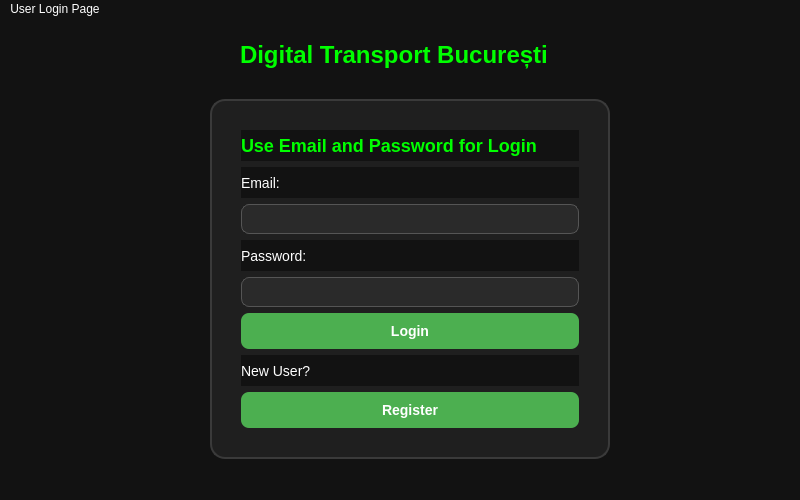
<?xml version="1.0" encoding="UTF-8"?>
<ui version="4.0">
 <class>LoginPage</class>
 <widget class="QMainWindow" name="LoginPage">
  <property name="geometry">
   <rect>
    <x>0</x>
    <y>0</y>
    <width>800</width>
    <height>500</height>
   </rect>
  </property>
  <property name="font">
   <font>
    <family>Arial</family>
    <pointsize>12</pointsize>
    <bold>true</bold>
   </font>
  </property>
  <property name="windowTitle">
   <string>Digital Transport București</string>
  </property>
  <property name="styleSheet">
   <string notr="true">background-color: #121212; color: white;</string>
  </property>
  <widget class="QWidget" name="centralwidget">
   <widget class="QFrame" name="loginframe">
    <property name="geometry">
     <rect>
      <x>210</x>
      <y>80</y>
      <width>400</width>
      <height>360</height>
     </rect>
    </property>
    <property name="styleSheet">
     <string notr="true">
QFrame#loginframe {
    background-color: #1F1F1F;
    border: 2px solid #3A3A3A;
    border-radius: 15px;
    padding: 20px;
}
</string>
    </property>
    <layout class="QVBoxLayout" name="verticalLayout">
     <item>
      <widget class="QLabel" name="label_3">
       <property name="styleSheet">
        <string notr="true">color: #00FF00; font-size: 18px; font-weight: bold; text-align: center; text-shadow: 2px 2px 8px #00FF00;</string>
       </property>
       <property name="text">
        <string>Use Email and Password for Login</string>
       </property>
      </widget>
     </item>
     <item>
      <widget class="QLabel" name="label">
       <property name="styleSheet">
        <string notr="true">color: white; font-size: 14px;</string>
       </property>
       <property name="text">
        <string>Email:</string>
       </property>
      </widget>
     </item>
     <item>
      <widget class="QLineEdit" name="emailInput">
       <property name="styleSheet">
        <string notr="true">background-color: #2A2A2A; border: 1px solid #555; border-radius: 8px; padding: 6px; color: white;</string>
       </property>
      </widget>
     </item>
     <item>
      <widget class="QLabel" name="label_2">
       <property name="styleSheet">
        <string notr="true">color: white; font-size: 14px;</string>
       </property>
       <property name="text">
        <string>Password:</string>
       </property>
      </widget>
     </item>
     <item>
      <widget class="QLineEdit" name="passwordInput">
       <property name="styleSheet">
        <string notr="true">background-color: #2A2A2A; border: 1px solid #555; border-radius: 8px; padding: 6px; color: white;</string>
       </property>
       <property name="echoMode">
        <enum>QLineEdit::EchoMode::Password</enum>
       </property>
      </widget>
     </item>
     <item>
      <widget class="QPushButton" name="loginButton">
       <property name="styleSheet">
        <string notr="true">
QPushButton {
    background-color: #4CAF50;
    color: white;
    border: none;
    border-radius: 8px;
    padding: 10px;
    font-size: 14px;
    font-weight: bold;
    box-shadow: 0px 4px 12px rgba(76, 175, 80, 0.3);
}
QPushButton:hover {
    background-color: #43A047;
    box-shadow: 0px 6px 16px rgba(76, 175, 80, 0.4);
}
QPushButton:pressed {
    background-color: #388E3C;
    box-shadow: inset 0px 2px 4px rgba(0, 0, 0, 0.3);
}
</string>
       </property>
       <property name="text">
        <string>Login</string>
       </property>
      </widget>
     </item>
     <item>
      <widget class="QLabel" name="label_4">
       <property name="styleSheet">
        <string notr="true">color: white; font-size: 14px;</string>
       </property>
       <property name="text">
        <string>New User?</string>
       </property>
      </widget>
     </item>
     <item>
      <widget class="QPushButton" name="registerButton">
       <property name="styleSheet">
        <string notr="true">
QPushButton {
    background-color: #4CAF50;
    color: white;
    border: none;
    border-radius: 8px;
    padding: 10px;
    font-size: 14px;
    font-weight: bold;
    box-shadow: 0px 4px 12px rgba(76, 175, 80, 0.3);
}
QPushButton:hover {
    background-color: #43A047;
    box-shadow: 0px 6px 16px rgba(76, 175, 80, 0.4);
}
QPushButton:pressed {
    background-color: #388E3C;
    box-shadow: inset 0px 2px 4px rgba(0, 0, 0, 0.3);
}
</string>
       </property>
       <property name="text">
        <string>Register</string>
       </property>
      </widget>
     </item>
    </layout>
   </widget>
   <widget class="QLabel" name="mainTitle">
    <property name="geometry">
     <rect>
      <x>240</x>
      <y>20</y>
      <width>338</width>
      <height>32</height>
     </rect>
    </property>
    <property name="styleSheet">
     <string notr="true">color: #00FF00; font-size: 24px; font-weight: bold; qproperty-alignment: AlignCenter;</string>
    </property>
    <property name="text">
     <string>Digital Transport București</string>
    </property>
   </widget>
  </widget>
  <widget class="QMenuBar" name="menubar">
   <property name="geometry">
    <rect>
     <x>0</x>
     <y>0</y>
     <width>800</width>
     <height>21</height>
    </rect>
   </property>
   <widget class="QMenu" name="menuUser_Login_Page">
    <property name="title">
     <string>User Login Page</string>
    </property>
   </widget>
   <addaction name="menuUser_Login_Page"/>
  </widget>
  <widget class="QStatusBar" name="statusbar"/>
 </widget>
 <resources/>
 <connections/>
</ui>
